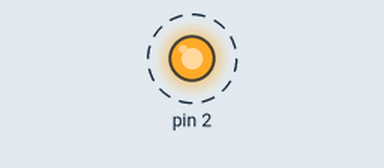
Simulated run of this sketch. Board: Arduino Uno, built with avr-gcc and run on an emulated ATmega328P. Parts: output pins drawn as LEDs (lit = HIGH). Dashed ring = blinking.

Above: at 0.5 s.
Timing chart, 0 to 4.6 s (numbered marks = the images above):
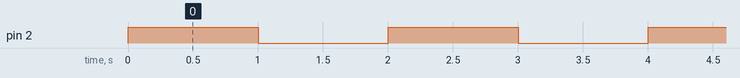

Measured:
- by itself, pin 2: alternates HIGH for 1.0 s and LOW for 1.0 s

The sketch:

LED_Blink.ino
```cpp
void setup() {
  pinMode(2, OUTPUT);
  digitalWrite(2,HIGH);
}

void loop() {
  delay(1000);
  digitalWrite(2,LOW);
  delay(1000);
  digitalWrite(2,HIGH);
}
```
